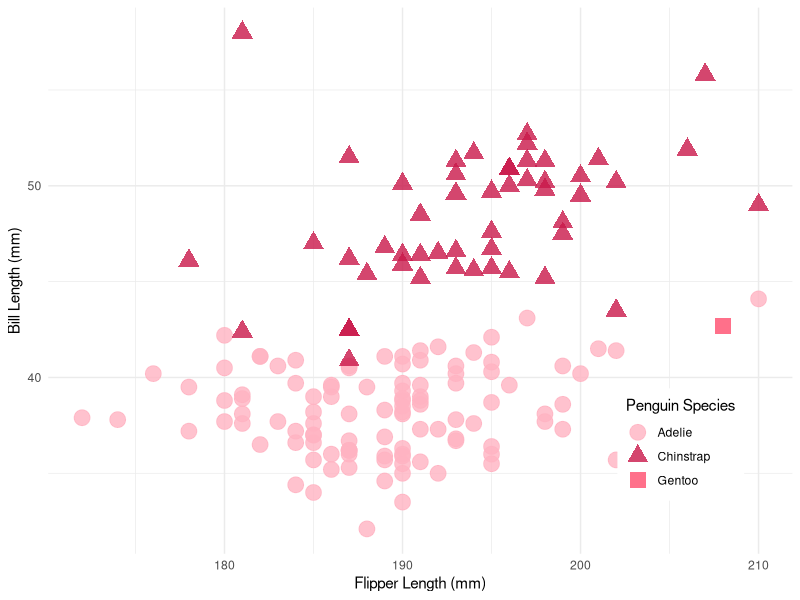

This chart was generated by the following R code:
# laod pkgs ----
library(palmerpenguins)
library(tidyverse)

# filter penguins df for obs where body mass is >= 3000 & <= 4000
body_mass_df <- penguins %>%
  filter(body_mass_g %in% c(3000:4000))
  
# create scatterplot ----
ggplot(na.omit(body_mass_df), #reactive df must be followed by parenthesis
       aes(x = flipper_length_mm, y = bill_length_mm,
           color = species, shape = species)) +
  geom_point(size = 5, alpha = 0.8) +
  scale_color_manual(values = c("Adelie" = "#ffb3c1", "Chinstrap" = "#c9184a", 
                                "Gentoo" = "#ff4d6d")) +
  scale_shape_manual(values = c("Adelie" = 19, "Chinstrap" = 17, "Gentoo" = 15)) +
  labs(x = "Flipper Length (mm)",
       y = "Bill Length (mm)",
       color = "Penguin Species",
       shape = "Penguin Species") +
  theme_minimal() +
  theme(legend.position = c(0.85, 0.2),
        legend.background = element_rect(color = "White"))

# selecting years for df
years_df <- penguins %>% 
  filter(year %in% 2007:2008)
